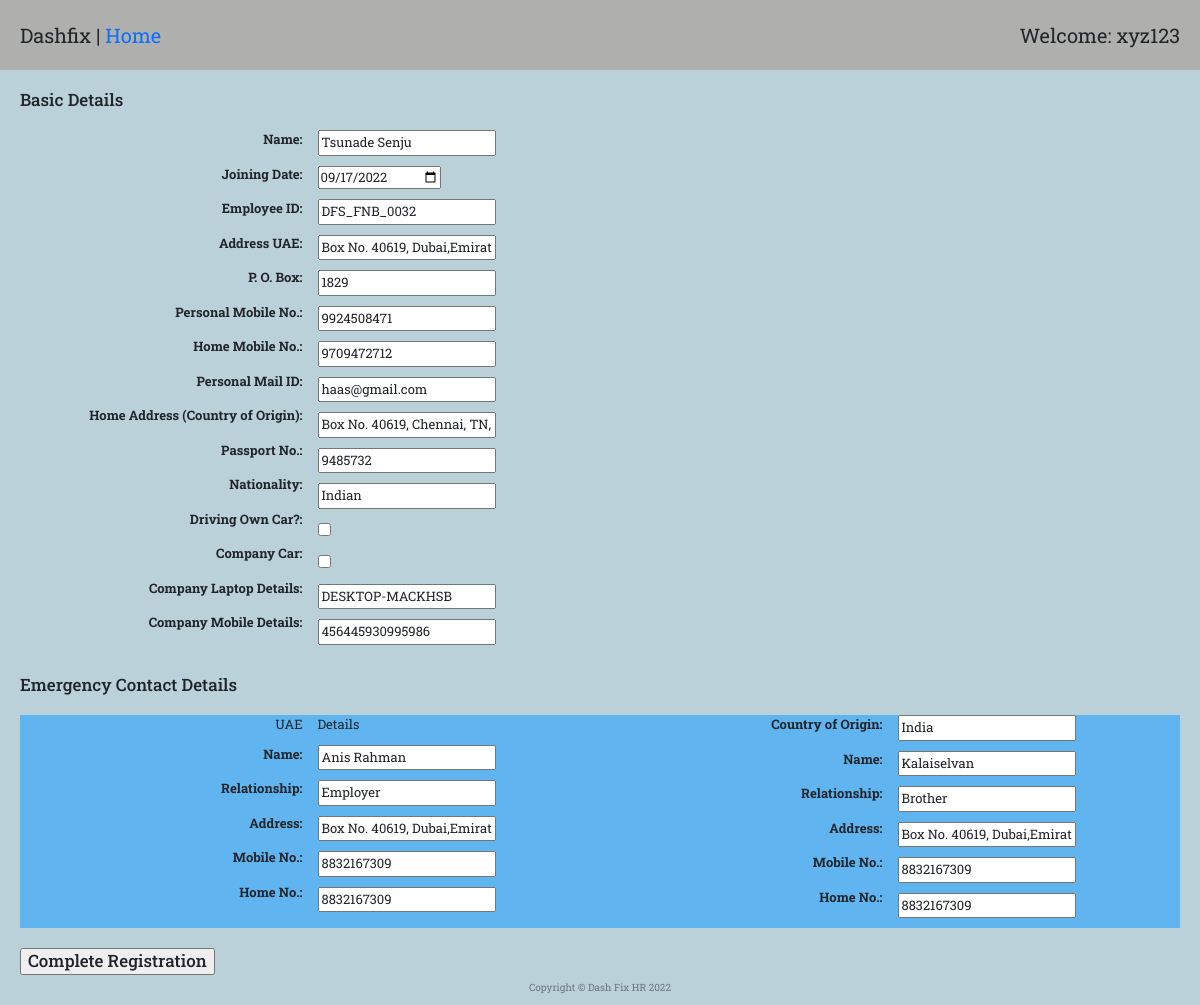
Page /employee_edit/0 (signed in) on the committed database.
### mainTest.py (models this page shows)
class employeeMaster(db.Model):
    __tablename__ = "employeeMaster"
    id = Column(Integer, primary_key=True)
    employeeID = Column(String(300))
    joining_date = Column(DateTime)
    name = Column(String(300))
    addressUae = Column(String(300))
    poBox = Column(String(300))
    mobilePersonal = Column(Integer)
    mobileHome = Column(Integer)
    personalMail = Column(String(300))
    addressHome = Column(String(300))
    passportNumber = Column(Integer)
    nationality = Column(String(300))
    ownCar = Column(Boolean)
    carRent = Column(Boolean)
    company_laptop = Column(String(300))
    company_mobile = Column(String(300))
    emUaeName = Column(String(300))
    emUaeRel = Column(String(300))
    emUaeAddr = Column(String(300))
    emUaeMobileNumber = Column(Integer)
    emUaeHomeNumber = Column(Integer)
    originCountry = Column(String(300))
    emCoName = Column(String(300))
    emCoRel = Column(String(300))
    emCoAddr = Column(String(300))
    emCoMobileNumber = Column(Integer)
    emCoHomeNumber = Column(Integer)
    createdBy = Column(Integer, ForeignKey("Users.id"))
    user = relationship("User", back_populates="employee")
    departmentId = Column(Integer, ForeignKey("departmentMaster.id"))
    department = relationship("departmentMaster", back_populates="employee")
    document = relationship("documentMaster", back_populates="employee")
    actionItem = relationship("actionItemMaster", back_populates="employee")
    leave = relationship("leaveApplicationMaster", back_populates="employee")
    passport = relationship("passportApplicationMaster", back_populates="employee")
    timesheet = relationship("timesheetEntryMaster", back_populates="employee")
    roster = relationship("rosterEntryMaster", back_populates="employee")

### mainTest.py (the view, shortened to what this page needs)
@app.route("/employee_edit/<employee_id>", methods=["GET", "POST"])
@admin_only
def employee_edit(employee_id):
    form = RegistrationForm()
    employee_element = employeeMaster.query.get(employee_id)
    print(employee_element.joining_date)
    a = str(employee_element.joining_date)
    date_str = a[:10]
    print(date_str)
    return render_template("employee_edit.html", data=employee_element, form=form, date_str=date_str)

### mainTest.py (called while the page is built)
def admin_only(f):
    @wraps(f)
    def decorated_function(*args, **kwargs):
        admin = User.query.all()
        admin_id = []
        for i in admin:
            id_ = i.id
            admin_id.append(id_)
        if current_user.id not in admin_id:
            return abort(403)
        return f(*args, **kwargs)
    return decorated_function

@login_manager.user_loader
def load_user(user_id):
    return User.query.get(int(user_id))

### templates/employee_edit.html (shortened to what this page needs)
{% extends 'bootstrap/base.html' %}
{% import "bootstrap/wtf.html" as wtf %}
{% block content %}
{% include "header.html" %}
  <div class="welcome">
    <span>Dashfix | <a href="{{ url_for('home') }}">Home</a></span>
    <span>Welcome: xyz123</span>
  </div>
  <form action="" method="post">
      <h5>Basic Details</h5>
      <div class="basDet row">
          <div class="col-lg-3 con1">
              <p>{{ form.name.label() }}</p>
              <p>{{ form.joining_date.label() }}</p>
              <p>{{ form.employee_id.label() }}</p>
              <p>{{ form.address_uae.label() }}</p>
              <p>{{ form.po_box.label() }}</p>
              <p>{{ form.mobile_p.label() }}</p>
              <p>{{ form.mobile_h.label() }}</p>
              <p>{{ form.personal_mail.label() }}</p>
              <p>{{ form.address_home.label() }}</p>
              <p>{{ form.passport_no.label() }}</p>
              <p>{{ form.nationality.label() }}</p>
              <p>{{ form.own_car.label() }}</p>
              <p>{{ form.car_rent.label() }}</p>
              <p>{{ form.company_laptop.label() }}</p>
              <p>{{ form.company_mobile.label() }}</p>
          </div>
          <div class="col-lg-3">
              <p>{{ form.name(value=data.name) }}</p>
              <p>{{ form.joining_date(value=date_str) }}</p>
              <p>{{ form.employee_id(value=data.employeeID) }}</p>
              <p>{{ form.address_uae(value=data.addressUae) }}</p>
              <p>{{ form.po_box(value=data.poBox) }}</p>
              <p>{{ form.mobile_p(value=data.mobilePersonal) }}</p>
              <p>{{ form.mobile_h(value=data.mobileHome) }}</p>
              <p>{{ form.personal_mail(value=data.personalMail) }}</p>
              <p>{{ form.address_home(value=data.addressHome) }}</p>
              <p>{{ form.passport_no(value=data.passportNumber) }}</p>
              <p>{{ form.nationality(value=data.nationality) }}</p>
              <p>{{ form.own_car(value=data.ownCar) }}</p>
              <p>{{ form.car_rent(value=data.carRent) }}</p>
              <p>{{ form.company_laptop(value=data.company_laptop) }}</p>
              <p>{{ form.company_mobile(value=data.company_mobile) }}</p>
          </div>
      </div>
      <h5>Emergency Contact Details</h5>
      <div class="emeCon row">
        <div class="col-lg-3 con1">
            <p>UAE</p>
            <p>{{ form.e_uae_name.label() }}</p>
            <p>{{ form.e_uae_rel.label() }}</p>
            <p>{{ form.e_uae_addr.label() }}</p>
            <p>{{ form.e_uae_mob.label() }}</p>
            <p>{{ form.e_uae_hom.label() }}</p>
        </div>
        <div class="col-lg-3">
            <p>Details</p>
            <p>{{ form.e_uae_name(value=data.emUaeName) }}</p>
            <p>{{ form.e_uae_rel(value=data.emUaeRel) }}</p>
            <p>{{ form.e_uae_addr(value=data.emUaeAddr) }}</p>
            <p>{{ form.e_uae_mob(value=data.emUaeMobileNumber) }}</p>
            <p>{{ form.e_uae_hom(value=data.emUaeHomeNumber) }}</p>
        </div>
        <div class="col-lg-3 con2">
              <p>{{ form.origin_country.label() }}</p>
              <p>{{ form.e_co_name.label() }}</p>
              <p>{{ form.e_co_rel.label() }}</p>
              <p>{{ form.e_co_addr.label() }}</p>
              <p>{{ form.e_co_mob.label() }}</p>
              <p>{{ form.e_co_hom.label() }}</p>
        </div>
        <div class="col-lg-3">
              <p>{{ form.origin_country(value=data.originCountry) }}</p>
              <p>{{ form.e_co_name(value=data.emCoName) }}</p>
              <p>{{ form.e_co_rel(value=data.emCoRel) }}</p>
              <p>{{ form.e_co_addr(value=data.emCoAddr) }}</p>
              <p>{{ form.e_co_mob(value=data.emCoMobileNumber) }}</p>
              <p>{{ form.e_co_hom(value=data.emCoHomeNumber) }}</p>
        </div>
      </div>
      <h5>{{ form.submit }}</h5>
  </form>
{% include "footer.html" %}
{% endblock %}

### static/styles1.css (style rules this page uses)
body { font-family: 'Roboto Slab', serif; }
body { background-color: #bbd1da; }
.welcome { background-color: #afb0ad; display: flex; justify-content: space-between; padding: 20px; font-size: 2rem; }
.row, h5 { margin-top: 20px; margin-right: 20px; margin-left: 20px; }
.basDet { background-color: #bbd1da; }
.emeCon { background-color: #60b4f0; }
h5 { font-size: 1.7rem; }
div { font-size: 1.3rem; margin: 0px; padding-right: 0px; }
.con1, .con2 { text-align: right; }
.time_suc_entry, p { text-size: 1.8rem; }
a:link { text-decoration: none; text-color: black; }

### rows in the picture
employeeMaster: name "Tsunade Senju", joining_date "09/17/2022", nationality "Indian", company_laptop "DESKTOP-MACKHSB", company_mobile "456445930995986"
